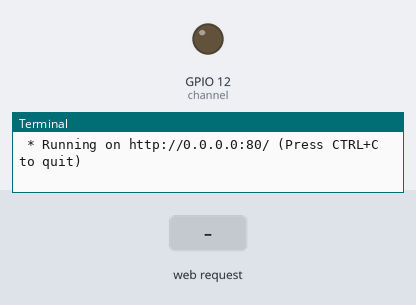
This program was run on a simulated Raspberry Pi (BCM pin numbers). Shown: output pins drawn as LEDs (lit = HIGH), the last lines printed to the terminal. Inputs (shaded band) come from the test bench. The clock reads 2024-03-15 10:24:30 at power-on unless the program sets it.

Above: at 1.2 s.
1.3 s: HTTP request for /on received
At 2.5 s:
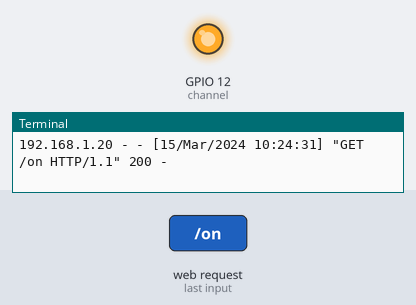
2.8 s: HTTP request for /off received
At 3.8 s:
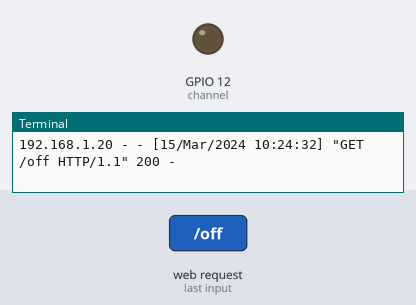
Timing chart, 0 to 5.8 s (numbered marks = the images above; inputs shaded):
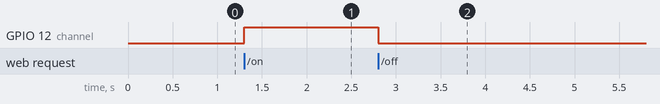

The program:

app.py
```python
from flask import Flask
import RPi.GPIO as GPIO

app = Flask(__name__)

channel=12
GPIO.setmode(GPIO.BCM)
GPIO.setup(channel, GPIO.OUT)

# GPIO.cleanup()

@app.route('/')
def hello_world():
    return app.send_static_file('index.html')

@app.route('/on')
def turn_on():
    GPIO.output(channel, GPIO.HIGH)
    return "OK"

@app.route('/off')
def turn_off():
    GPIO.output(channel, GPIO.LOW)
    return "OK"

if __name__ == '__main__':
    app.run(host="0.0.0.0", port=80)
```

Measured:
- after the input at 1.3 s, GPIO 12 (channel): LOW → HIGH at once
- after the input at 2.8 s, GPIO 12 (channel): HIGH → LOW at once
